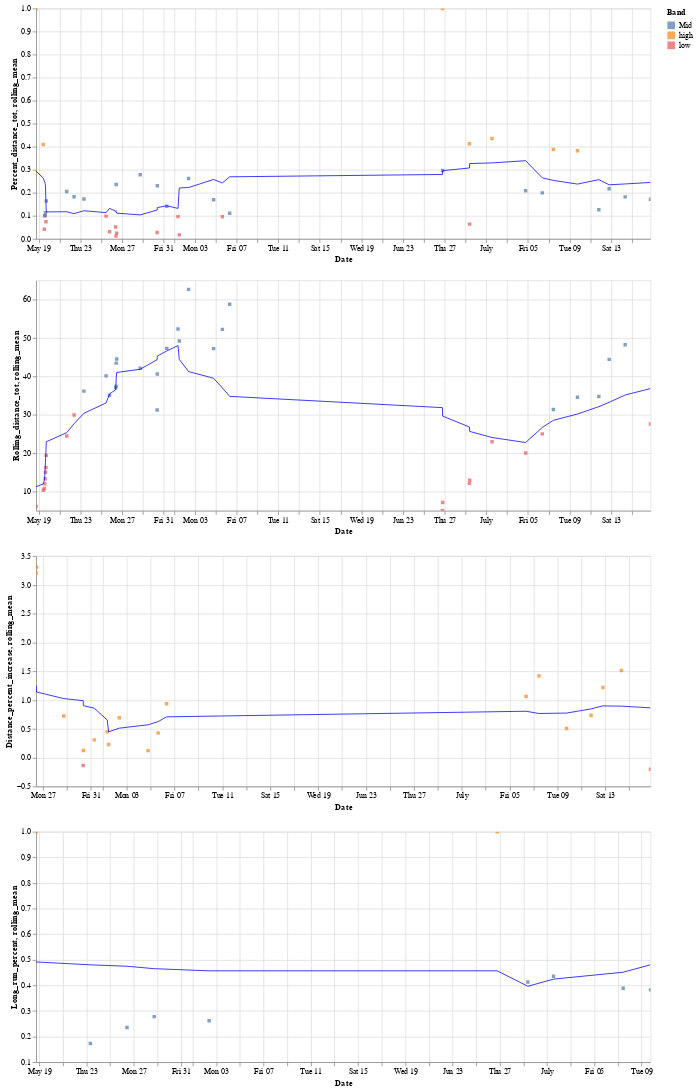

Notebook code for this chart:
### Code cell
(date_percent_dist) & (date_rolling_dist) & (date_dist_incre) & (date_long_per)

### Figure 1 — Vega-Lite specification as saved in the notebook (floating-point values rounded to 4 significant figures)
{"config": {"view": {"continuousWidth": 300, "continuousHeight": 300}}, "vconcat": [{"layer": [{"mark": {"type": "square", "size": 20}, "encoding": {"color": {"field": "Band", "type": "nominal"}, "tooltip": [{"field": "Date", "type": "temporal"}, {"field": "Percent_distance_tot", "type": "quantitative"}], "x": {"field": "Date", "type": "temporal"}, "y": {"field": "Percent_distance_tot", "scale": {"zero": false}, "type": "quantitative"}}, "name": "view_13"}, {"mark": {"type": "line", "color": "blue", "size": 1}, "encoding": {"x": {"field": "Date", "type": "temporal"}, "y": {"field": "rolling_mean", "scale": {"zero": false}, "type": "quantitative"}}, "transform": [{"window": [{"op": "mean", "field": "Percent_distance_tot", "as": "rolling_mean"}], "frame": [-5, 5]}]}], "data": {"name": "data-a8d14c49b1e8c284a9b7394962354466"}, "height": 300, "width": 800}, {"layer": [{"mark": {"type": "square", "size": 20}, "encoding": {"color": {"field": "Band", "type": "nominal"}, "tooltip": [{"field": "Date", "type": "temporal"}, {"field": "Rolling_distance_tot", "type": "quantitative"}], "x": {"field": "Date", "type": "temporal"}, "y": {"field": "Rolling_distance_tot", "scale": {"zero": false}, "type": "quantitative"}}, "name": "view_14"}, {"mark": {"type": "line", "color": "blue", "size": 1}, "encoding": {"x": {"field": "Date", "type": "temporal"}, "y": {"field": "rolling_mean", "scale": {"zero": false}, "type": "quantitative"}}, "transform": [{"window": [{"op": "mean", "field": "Rolling_distance_tot", "as": "rolling_mean"}], "frame": [-5, 5]}]}], "data": {"name": "data-4bb0c2abb90e4c6ff27815b2b7302a38"}, "height": 300, "width": 800}, {"layer": [{"mark": {"type": "square", "size": 20}, "encoding": {"color": {"field": "Band", "type": "nominal"}, "tooltip": [{"field": "Date", "type": "temporal"}, {"field": "Distance_percent_increase", "type": "quantitative"}], "x": {"field": "Date", "type": "temporal"}, "y": {"field": "Distance_percent_increase", "scale": {"zero": false}, "type": "quantitative"}}, "name": "view_15"}, {"mark": {"type": "line", "color": "blue", "size": 1}, "encoding": {"x": {"field": "Date", "type": "temporal"}, "y": {"field": "rolling_mean", "scale": {"zero": false}, "type": "quantitative"}}, "transform": [{"window": [{"op": "mean", "field": "Distance_percent_increase", "as": "rolling_mean"}], "frame": [-5, 5]}]}], "data": {"name": "data-443cf312ffcb6591254ea65efe567fc3"}, "height": 300, "width": 800}, {"layer": [{"mark": {"type": "square", "size": 20}, "encoding": {"color": {"field": "Band", "type": "nominal"}, "tooltip": [{"field": "Date", "type": "temporal"}, {"field": "Long_run_percent", "type": "quantitative"}], "x": {"field": "Date", "type": "temporal"}, "y": {"field": "Long_run_percent", "scale": {"zero": false}, "type": "quantitative"}}, "name": "view_16"}, {"mark": {"type": "line", "color": "blue", "size": 1}, "encoding": {"x": {"field": "Date", "type": "temporal"}, "y": {"field": "rolling_mean", "scale": {"zero": false}, "type": "quantitative"}}, "transform": [{"window": [{"op": "mean", "field": "Long_run_percent", "as": "rolling_mean"}], "frame": [-5, 5]}]}], "data": {"name": "data-d357e2ac11d9c71da364e66790671f28"}, "height": 300, "width": 800}], "params": [{"name": "param_13", "select": {"type": "interval", "encodings": ["x", "y"]}, "bind": "scales", "views": ["view_13"]}, {"name": "param_14", "select": {"type": "interval", "encodings": ["x", "y"]}, "bind": "scales", "views": ["view_14"]}, {"name": "param_15", "select": {"type": "interval", "encodings": ["x", "y"]}, "bind": "scales", "views": ["view_15"]}, {"name": "param_16", "select": {"type": "interval", "encodings": ["x", "y"]}, "bind": "scales", "views": ["view_16"]}], "$schema": "https://vega.github.io/schema/vega-lite/v5.17.0.json", "datasets": {"data-a8d14c49b1e8c284a9b7394962354466": [{"Date": "2024-07-16T18:37:00", "Percent_distance_tot": 0.1722, "Band": "Mid"}, {"Date": "2024-07-14T08:14:00", "Percent_distance_tot": 0.1823, "Band": "Mid"}, {"Date": "2024-07-12T19:16:00", "Percent_distance_tot": 0.2175, "Band": "Mid"}, {"Date": "2024-07-11T19:30:00", "Percent_distance_tot": 0.126, "Band": "Mid"}, {"Date": "2024-07-09T18:15:00", "Percent_distance_tot": 0.3822, "Band": "high"}, {"Date": "2024-07-07T10:43:00", "Percent_distance_tot": 0.3884, "Band": "high"}, {"Date": "2024-07-06T09:02:00", "Percent_distance_tot": 0.1994, "Band": "Mid"}, {"Date": "2024-07-04T18:38:00", "Percent_distance_tot": 0.2087, "Band": "Mid"}, {"Date": "2024-07-01T13:15:00", "Percent_distance_tot": 0.4358, "Band": "high"}, {"Date": "2024-06-29T09:38:00", "Percent_distance_tot": 0.06404, "Band": "low"}, {"Date": "2024-06-29T09:02:00", "Percent_distance_tot": 0.413, "Band": "high"}, {"Date": "2024-06-26T19:16:00", "Percent_distance_tot": 0.2963, "Band": "Mid"}, {"Date": "2024-06-26T18:44:00", "Percent_distance_tot": 1.0, "Band": "high"}, {"Date": "2024-06-06T08:08:00", "Percent_distance_tot": 0.1113, "Band": "Mid"}, {"Date": "2024-06-05T15:11:00", "Percent_distance_tot": 0.09611, "Band": "low"}, {"Date": "2024-06-04T19:00:00", "Percent_distance_tot": 0.1695, "Band": "Mid"}, {"Date": "2024-06-02T09:17:00", "Percent_distance_tot": 0.262, "Band": "Mid"}, {"Date": "2024-06-01T11:54:00", "Percent_distance_tot": 0.01727, "Band": "low"}, {"Date": "2024-06-01T09:01:00", "Percent_distance_tot": 0.09633, "Band": "low"}, {"Date": "2024-05-31T07:08:00", "Percent_distance_tot": 0.1413, "Band": "Mid"}, {"Date": "2024-05-30T09:13:00", "Percent_distance_tot": 0.2308, "Band": "Mid"}, {"Date": "2024-05-30T08:52:00", "Percent_distance_tot": 0.02754, "Band": "low"}, {"Date": "2024-05-28T17:46:00", "Percent_distance_tot": 0.2778, "Band": "Mid"}, {"Date": "2024-05-26T11:39:00", "Percent_distance_tot": 0.02404, "Band": "low"}, {"Date": "2024-05-26T10:25:00", "Percent_distance_tot": 0.2356, "Band": "Mid"}, {"Date": "2024-05-26T09:56:00", "Percent_distance_tot": 0.01176, "Band": "low"}, {"Date": "2024-05-26T09:11:00", "Percent_distance_tot": 0.05164, "Band": "low"}, {"Date": "2024-05-25T19:05:00", "Percent_distance_tot": 0.0305, "Band": "low"}, {"Date": "2024-05-25T11:03:00", "Percent_distance_tot": 0.09873, "Band": "low"}, {"Date": "2024-05-23T08:00:00", "Percent_distance_tot": 0.1726, "Band": "Mid"}, {"Date": "2024-05-22T09:17:00", "Percent_distance_tot": 0.1829, "Band": "Mid"}, {"Date": "2024-05-21T16:21:00", "Percent_distance_tot": 0.2054, "Band": "Mid"}, {"Date": "2024-05-19T17:09:00", "Percent_distance_tot": 0.1643, "Band": "Mid"}, {"Date": "2024-05-19T16:30:00", "Percent_distance_tot": 0.07455, "Band": "low"}, {"Date": "2024-05-19T15:17:00", "Percent_distance_tot": 0.1132, "Band": "Mid"}, {"Date": "2024-05-19T14:30:00", "Percent_distance_tot": 0.09985, "Band": "low"}, {"Date": "2024-05-19T13:45:00", "Percent_distance_tot": 0.1009, "Band": "Mid"}, {"Date": "2024-05-19T12:43:00", "Percent_distance_tot": 0.04174, "Band": "low"}, {"Date": "2024-05-19T10:12:00", "Percent_distance_tot": 0.4095, "Band": "high"}, {"Date": "2024-05-18T17:42:00", "Percent_distance_tot": 1.0, "Band": "high"}], "data-4bb0c2abb90e4c6ff27815b2b7302a38": [{"Date": "2024-07-16T18:37:00", "Rolling_distance_tot": 27.58, "Band": "low"}, {"Date": "2024-07-14T08:14:00", "Rolling_distance_tot": 48.22, "Band": "Mid"}, {"Date": "2024-07-12T19:16:00", "Rolling_distance_tot": 44.42, "Band": "Mid"}, {"Date": "2024-07-11T19:30:00", "Rolling_distance_tot": 34.76, "Band": "Mid"}, {"Date": "2024-07-09T18:15:00", "Rolling_distance_tot": 34.56, "Band": "Mid"}, {"Date": "2024-07-07T10:43:00", "Rolling_distance_tot": 31.36, "Band": "Mid"}, {"Date": "2024-07-06T09:02:00", "Rolling_distance_tot": 25.02, "Band": "low"}, {"Date": "2024-07-04T18:38:00", "Rolling_distance_tot": 20.03, "Band": "low"}, {"Date": "2024-07-01T13:15:00", "Rolling_distance_tot": 22.97, "Band": "low"}, {"Date": "2024-06-29T09:38:00", "Rolling_distance_tot": 12.96, "Band": "low"}, {"Date": "2024-06-29T09:02:00", "Rolling_distance_tot": 12.13, "Band": "low"}, {"Date": "2024-06-26T19:16:00", "Rolling_distance_tot": 7.12, "Band": "low"}, {"Date": "2024-06-26T18:44:00", "Rolling_distance_tot": 5.01, "Band": "low"}, {"Date": "2024-06-06T08:08:00", "Rolling_distance_tot": 58.77, "Band": "Mid"}, {"Date": "2024-06-05T15:11:00", "Rolling_distance_tot": 52.23, "Band": "Mid"}, {"Date": "2024-06-04T19:00:00", "Rolling_distance_tot": 47.21, "Band": "Mid"}, {"Date": "2024-06-02T09:17:00", "Rolling_distance_tot": 62.64, "Band": "Mid"}, {"Date": "2024-06-01T11:54:00", "Rolling_distance_tot": 49.21, "Band": "Mid"}, {"Date": "2024-06-01T09:01:00", "Rolling_distance_tot": 52.32, "Band": "Mid"}, {"Date": "2024-05-31T07:08:00", "Rolling_distance_tot": 47.28, "Band": "Mid"}, {"Date": "2024-05-30T09:13:00", "Rolling_distance_tot": 40.6, "Band": "Mid"}, {"Date": "2024-05-30T08:52:00", "Rolling_distance_tot": 31.23, "Band": "Mid"}, {"Date": "2024-05-28T17:46:00", "Rolling_distance_tot": 42.08, "Band": "Mid"}, {"Date": "2024-05-26T11:39:00", "Rolling_distance_tot": 44.5, "Band": "Mid"}, {"Date": "2024-05-26T10:25:00", "Rolling_distance_tot": 43.43, "Band": "Mid"}, {"Date": "2024-05-26T09:56:00", "Rolling_distance_tot": 37.43, "Band": "Mid"}, {"Date": "2024-05-26T09:11:00", "Rolling_distance_tot": 36.99, "Band": "Mid"}, {"Date": "2024-05-25T19:05:00", "Rolling_distance_tot": 35.08, "Band": "Mid"}, {"Date": "2024-05-25T11:03:00", "Rolling_distance_tot": 40.11, "Band": "Mid"}, {"Date": "2024-05-23T08:00:00", "Rolling_distance_tot": 36.15, "Band": "Mid"}, {"Date": "2024-05-22T09:17:00", "Rolling_distance_tot": 29.91, "Band": "low"}, {"Date": "2024-05-21T16:21:00", "Rolling_distance_tot": 24.44, "Band": "low"}, {"Date": "2024-05-19T17:09:00", "Rolling_distance_tot": 19.42, "Band": "low"}, {"Date": "2024-05-19T16:30:00", "Rolling_distance_tot": 16.23, "Band": "low"}, {"Date": "2024-05-19T15:17:00", "Rolling_distance_tot": 15.02, "Band": "low"}, {"Date": "2024-05-19T14:30:00", "Rolling_distance_tot": 13.32, "Band": "low"}, {"Date": "2024-05-19T13:45:00", "Rolling_distance_tot": 11.99, "Band": "low"}, {"Date": "2024-05-19T12:43:00", "Rolling_distance_tot": 10.78, "Band": "low"}, {"Date": "2024-05-19T10:12:00", "Rolling_distance_tot": 10.33, "Band": "low"}, {"Date": "2024-05-18T17:42:00", "Rolling_distance_tot": 6.1, "Band": "low"}], "data-443cf312ffcb6591254ea65efe567fc3": [{"Date": "2024-07-16T18:37:00", "Distance_percent_increase": -0.202, "Band": "low"}, {"Date": "2024-07-14T08:14:00", "Distance_percent_increase": 1.514, "Band": "high"}, {"Date": "2024-07-12T19:16:00", "Distance_percent_increase": 1.218, "Band": "high"}, {"Date": "2024-07-11T19:30:00", "Distance_percent_increase": 0.7354, "Band": "high"}, {"Date": "2024-07-09T18:15:00", "Distance_percent_increase": 0.5046, "Band": "high"}, {"Date": "2024-07-07T10:43:00", "Distance_percent_increase": 1.42, "Band": "high"}, {"Date": "2024-07-06T09:02:00", "Distance_percent_increase": 1.063, "Band": "high"}, {"Date": "2024-06-06T08:08:00", "Distance_percent_increase": 0.9351, "Band": "high"}, {"Date": "2024-06-05T15:11:00", "Distance_percent_increase": 0.4267, "Band": "high"}, {"Date": "2024-06-04T19:00:00", "Distance_percent_increase": 0.1219, "Band": "high"}, {"Date": "2024-06-02T09:17:00", "Distance_percent_increase": 0.6934, "Band": "high"}, {"Date": "2024-06-01T11:54:00", "Distance_percent_increase": 0.2269, "Band": "high"}, {"Date": "2024-06-01T09:01:00", "Distance_percent_increase": 0.4473, "Band": "high"}, {"Date": "2024-05-31T07:08:00", "Distance_percent_increase": 0.3079, "Band": "high"}, {"Date": "2024-05-30T09:13:00", "Distance_percent_increase": 0.1231, "Band": "high"}, {"Date": "2024-05-30T08:52:00", "Distance_percent_increase": -0.1361, "Band": "low"}, {"Date": "2024-05-28T17:46:00", "Distance_percent_increase": 0.7218, "Band": "high"}, {"Date": "2024-05-26T11:39:00", "Distance_percent_increase": 3.308, "Band": "high"}, {"Date": "2024-05-26T10:25:00", "Distance_percent_increase": 3.204, "Band": "high"}], "data-d357e2ac11d9c71da364e66790671f28": [{"Date": "2024-07-09T18:15:00", "Long_run_percent": 0.3822, "Band": "Mid"}, {"Date": "2024-07-07T10:43:00", "Long_run_percent": 0.3884, "Band": "Mid"}, {"Date": "2024-07-01T13:15:00", "Long_run_percent": 0.4358, "Band": "Mid"}, {"Date": "2024-06-29T09:02:00", "Long_run_percent": 0.413, "Band": "Mid"}, {"Date": "2024-06-26T18:44:00", "Long_run_percent": 1.0, "Band": "high"}, {"Date": "2024-06-02T09:17:00", "Long_run_percent": 0.262, "Band": "Mid"}, {"Date": "2024-05-28T17:46:00", "Long_run_percent": 0.2778, "Band": "Mid"}, {"Date": "2024-05-26T10:25:00", "Long_run_percent": 0.2356, "Band": "Mid"}, {"Date": "2024-05-23T08:00:00", "Long_run_percent": 0.1726, "Band": "Mid"}, {"Date": "2024-05-18T17:42:00", "Long_run_percent": 1.0, "Band": "high"}]}}
